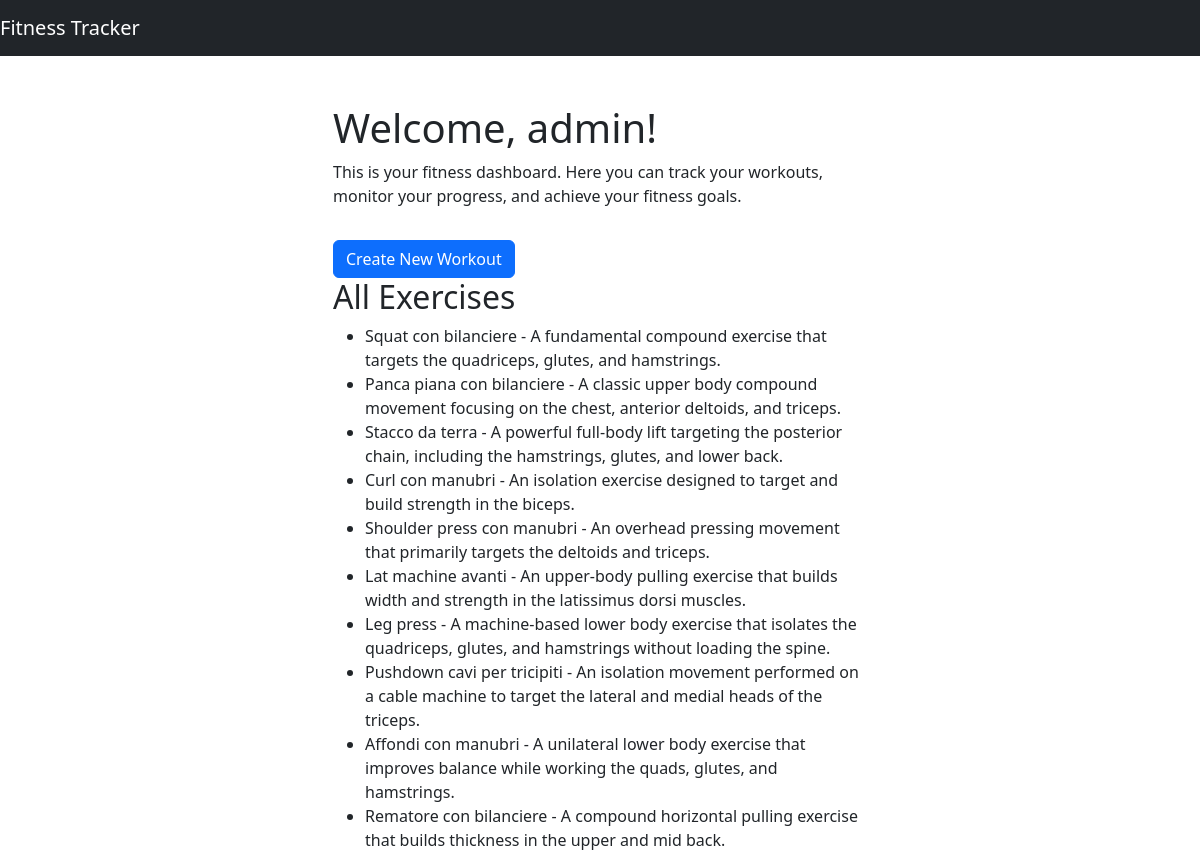
Page /fitness/dashboard/ (signed in) on the committed database.
### accounts/models.py (models this page shows, shortened)
class CustomUser(AbstractUser):
    ROLE_CHOICES = [
        ('user', 'Standard User'),
        ('coach', 'Coach'),
    ]
    role = models.CharField(max_length=10, choices=ROLE_CHOICES, default='user')
    username = models.CharField(max_length=150, unique=True)
    email = models.EmailField(unique=True)
    password = models.CharField(max_length=128)
    USERNAME_FIELD = 'username'
    REQUIRED_FIELDS = ['email']

### fitness/models.py (models this page shows, shortened)
class Exercise(models.Model):
    name = models.CharField(max_length=100)
    description = models.TextField()
    calories_burned_per_minute = models.FloatField()

### fitness/views.py (the view)
# urls.py: path('dashboard/', views.dashboard, name='dashboard'),
@login_required
def dashboard(request):
    exercises = Exercise.objects.all()
    return render(request, 'fitness/dashboard.html', {'user': request.user, 'exercises': exercises})

### fitness/templates/fitness/dashboard.html
{% extends 'base.html' %}
{% block content %}
<div class="container mt-5">
    <div class="row justify-content-center">
        <div class="col-md-6">
            <h1>Welcome, {{ user.username }}!</h1>
            <p>This is your fitness dashboard. Here you can track your workouts, monitor your progress, and achieve your fitness goals.</p>
        </div>
    </div>
    <div class="row justify-content-center">
        <div class="col-md-6">
            <a href="{% url 'workout' %}" class="btn btn-primary mt-3">Create New Workout</a>
            <h2>All Exercises</h2>
             {% if exercises %}
                <ul>
                    {% for exercise in exercises %}
                        <li>{{ exercise.name }} - {{ exercise.description }}</li>
                    {% endfor %}
                </ul>
            {% else %}
                <p>No exercises available yet.</p>
            {% endif %}
        </div>
    </div>
</div>
{% endblock %}

### rows in the picture
CustomUser: username "admin"
Exercise: name "Squat con bilanciere", description "A fundamental compound exercise that targets the quadriceps, glutes, and hamstrings."
Exercise: name "Panca piana con bilanciere", description "A classic upper body compound movement focusing on the chest, anterior deltoids, and triceps."
Exercise: name "Stacco da terra", description "A powerful full-body lift targeting the posterior chain, including the hamstrings, glutes, and lower back."
Exercise: name "Curl con manubri", description "An isolation exercise designed to target and build strength in the biceps."
Exercise: name "Shoulder press con manubri", description "An overhead pressing movement that primarily targets the deltoids and triceps."
Exercise: name "Lat machine avanti", description "An upper-body pulling exercise that builds width and strength in the latissimus dorsi muscles."
Exercise: name "Leg press", description "A machine-based lower body exercise that isolates the quadriceps, glutes, and hamstrings without loading the spine."
Exercise: name "Pushdown cavi per tricipiti", description "An isolation movement performed on a cable machine to target the lateral and medial heads of the triceps."
Exercise: name "Affondi con manubri", description "A unilateral lower body exercise that improves balance while working the quads, glutes, and hamstrings."
Exercise: name "Rematore con bilanciere", description "A compound horizontal pulling exercise that builds thickness in the upper and mid back."
